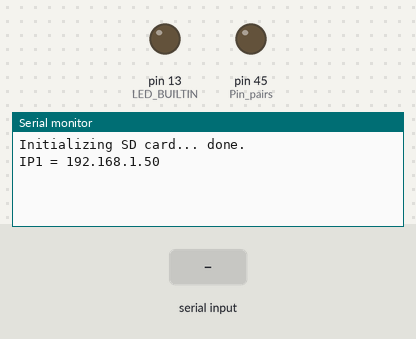
The sketch below on a simulated Arduino Mega 2560, built with avr-gcc and run on an emulated ATmega2560. On the bench: output pins drawn as LEDs (lit = HIGH), the last lines printed to the serial monitor. The test bench sets the inputs (shaded band). WiFi joins after 1.5 s; servers stay silent unless stated; storage starts empty.

Above: at 2.7 s.
2.8 s: "config\n" received over Serial
At 3.6 s:
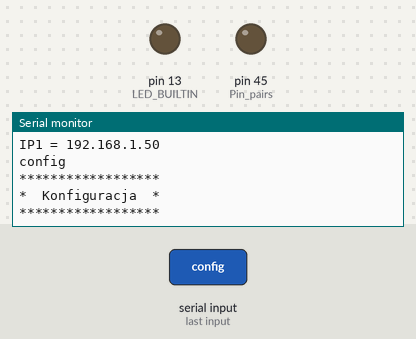
4.3 s: "haslo\n" received over Serial
At 5.0 s:
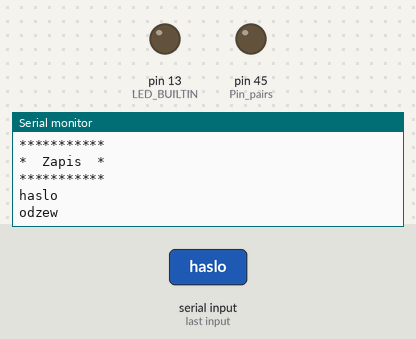
5.8 s: "stop\n" received over Serial
At 6.2 s:
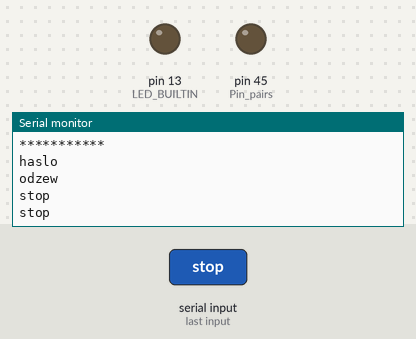

The sketch:

StokrotkaUDP.ino
```cpp
/*
  UDPSendReceiveString:
  This sketch receives UDP message strings, prints them to the serial port
  and sends an "acknowledge" string back to the sender

  A Processing sketch is included at the end of file that can be used to send
  and received messages for testing with a computer.

  created 21 Aug 2010
  by Michael Margolis

  This code is in the public domain.
*/
#include <SD.h>
#define SD_ChipSelectPin 4  //using digital pin 4 on arduino nano 328, can use other pins
#include <TMRpcm.h>           //  also need to include this library...
#include <SPI.h>


#include <Ethernet.h>
#include <EthernetUdp.h>         // UDP library from: bjoern@cs.stanford.edu 12/30/2008


// Enter a MAC address and IP address for your controller below.
// The IP address will be dependent on your local network:
byte mac[] = { 0xDE, 0xAD, 0xBE, 0xEF, 0xFE, 0xED };

IPAddress dnServer(192, 168, 0, 1);
IPAddress gateway(192, 168, 0, 1);
IPAddress subnet(255, 255, 255, 0);
IPAddress ip(192, 168, 0, 222);


unsigned int localPort = 8888;              // local port to listen on

// buffers for receiving and sending data
char packetBuffer[UDP_TX_PACKET_MAX_SIZE];  //buffer to hold incoming packet,
char  ReplyBuffer[] = "Czesc Piter";       // a string to send back
String inputString = "";                    // a String to hold incoming data
boolean stringComplete = false;             // whether the string is complete


EthernetUDP Udp; // An EthernetUDP instance to let us send and receive packets over UDP
TMRpcm tmrpcm;   // create an object for use in this sketch


void setup() {
  Serial.begin(9600);
  while (!Serial) {
    ; // wait for serial port to connect. Needed for native USB port only
  }


  // setup SD-card
  Serial.print("Initializing SD card...");
  if (!SD.begin(4)) {
    Serial.println(" failed!");
    while (true);
  }

  Serial.println(" done.");
  // hi-speed SPI transfers
  SPI.setClockDivider(4);

  // start the Ethernet and UDP:
  //Ethernet.begin(mac, ip, dnServer, gateway, subnet);
  Ethernet.begin(mac);

  Serial.print("IP1 = ");
  Serial.println(Ethernet.localIP());

  inputString.reserve(20);

  Udp.begin(localPort);

  pinMode(LED_BUILTIN, OUTPUT);

  tmrpcm.speakerPin = 46; //5,6,11 or 46 on Mega, 9 on Uno, Nano, etc
  pinMode(45,OUTPUT);// Pin pairs: 9,10 Mega: 5-2,6-7,11-12,46-45 //Complimentary Output or Dual Speakers:

}

void loop() {
  // if there's data available, read a packet
  int packetSize = Udp.parsePacket();
  if (packetSize) {
    Serial.print("Received packet of size ");
    Serial.println(packetSize);
    Serial.print("From :");
    Serial.print(Udp.remoteIP());
    Serial.print(", port ");
    Serial.println(Udp.remotePort());

    // read the packet into packetBufffer
    //packetBuffer=0;
    Udp.read(packetBuffer, UDP_TX_PACKET_MAX_SIZE);
    Serial.println("Contents:");
    Serial.println(packetBuffer);

    // send a reply to the IP address and port that sent us the packet we received
    Udp.beginPacket(Udp.remoteIP(), Udp.remotePort());
    Udp.write(ReplyBuffer);
    Udp.endPacket();

    if (packetBuffer[0] == 'R') {
      digitalWrite(LED_BUILTIN, HIGH);
      Serial.print("Gram: ");
      //Udp.stop();
      play_audio(packetBuffer);
      //Udp.begin(localPort);
      Serial.println(" END");
    };

    if (packetBuffer[2] == 0x31) {
      digitalWrite(LED_BUILTIN, HIGH);
      Serial.println("Kasa 1");
    };

    if (packetBuffer[2] == 0x32) {
      digitalWrite(LED_BUILTIN, LOW);
      Serial.println("Kasa 2");
      play_audio(packetBuffer);
    };

  }
  delay(10);

  if (stringComplete) {
    Serial.println(inputString);
    obsluga_serial();
    inputString = "";
    stringComplete = false;
  }
}

void obsluga_serial() {
  if ( inputString == "config") {

    konfiguruj_modul();

  }
  if ( inputString == "haslo") {
    Serial.println("odzew");
  }

  if ( inputString == "stop") {
    Serial.println("stop");
    tmrpcm.stopPlayback();
  }

}


void konfiguruj_modul( )
{
  Serial.println("");
  Serial.println("******************");
  Serial.println("*  Konfiguracja  *");
  Serial.println("******************");
  delay(1000);
  Serial.println("");
  Serial.println("***********");
  Serial.println("*  Zapis  *");
  Serial.println("***********");

}

void serialEvent() {
  while (Serial.available()) {
    // get the new byte:
    char inChar = (char)Serial.read();
    // add it to the inputString:
    if ((inChar == '\n') or (inChar == '\r')) {
      stringComplete = true;
    }
    else {
      inputString += inChar;
    }
  }
}


void play_audio(String nazwa) {
  tmrpcm.play("music");
  delay(10000);
  tmrpcm.stopPlayback();
}
```

Measured:
- after the input at 2.8 s, the serial monitor: prints a new line at once (image 1)
- after the input at 4.3 s, the serial monitor: prints a new line at once (image 2)
- after the input at 5.8 s, the serial monitor: prints a new line at once (image 3)
